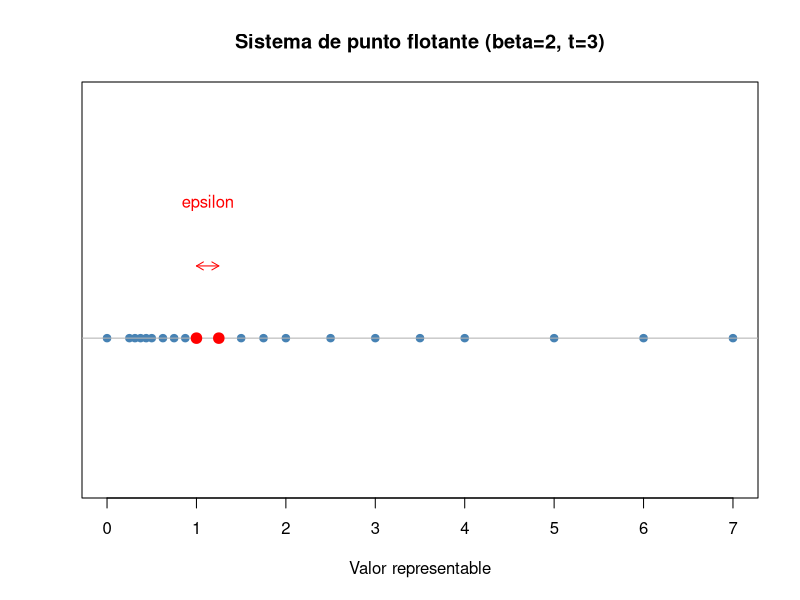

This chart was generated by the following R code:
# =========================================================================
# Recta numerica de la maquina: representables desde la definicion formal
# y = m * beta^(e - t),  con beta^(t-1) <= m <= beta^t - 1  (normalizado)
# Basado en Higham (2002), ec. 2.1, y Chapra & Canale (2006), ejemplo 3.4
# =========================================================================

representables <- function(beta, t, emin, emax) {
  # Genera todos los numeros representables positivos del sistema F
  valores <- c(0.0)
  for (e in emin:emax) {
    for (m in beta^(t - 1):(beta^t - 1)) {
      y <- m * beta^(e - t)
      valores <- c(valores, y)
    }
  }
  sort(unique(valores))
}

# --- Sistema juguete (el mismo del ejemplo 3.4 de Chapra) ---
beta <- 2
t    <- 3
emin <- -1
emax <- 3

vals <- representables(beta, t, emin, emax)
cat("Numeros representables:\n")
print(vals)

# --- Epsilon de la maquina: distancia de 1.0 al siguiente representable ---
idx_uno   <- which(vals == 1.0)
eps_medido  <- vals[idx_uno + 1] - vals[idx_uno]
eps_teorico <- beta^(1 - t)

cat("\nEpsilon medido directamente de la lista:", eps_medido, "\n")
cat("Epsilon teorico (beta^(1-t)):            ", eps_teorico, "\n")

# =========================================================================
# Graficar la recta numerica discreta
# =========================================================================

plot(vals, rep(0, length(vals)),
     pch = 19, col = "steelblue",
     yaxt = "n", ylab = "",
     xlab = "Valor representable",
     main = paste0("Sistema de punto flotante (beta=", beta, ", t=", t, ")"),
     ylim = c(-0.3, 0.5))

abline(h = 0, col = "gray70")

# Resaltar el hueco epsilon entre 1.0 y el siguiente representable
x1 <- vals[idx_uno]
x2 <- vals[idx_uno + 1]
arrows(x1, 0.15, x2, 0.15, col = "red", code = 3, length = 0.08)
text((x1 + x2) / 2, 0.28, labels = "epsilon", col = "red")

points(x1, 0, col = "red", pch = 19, cex = 1.4)
points(x2, 0, col = "red", pch = 19, cex = 1.4)
